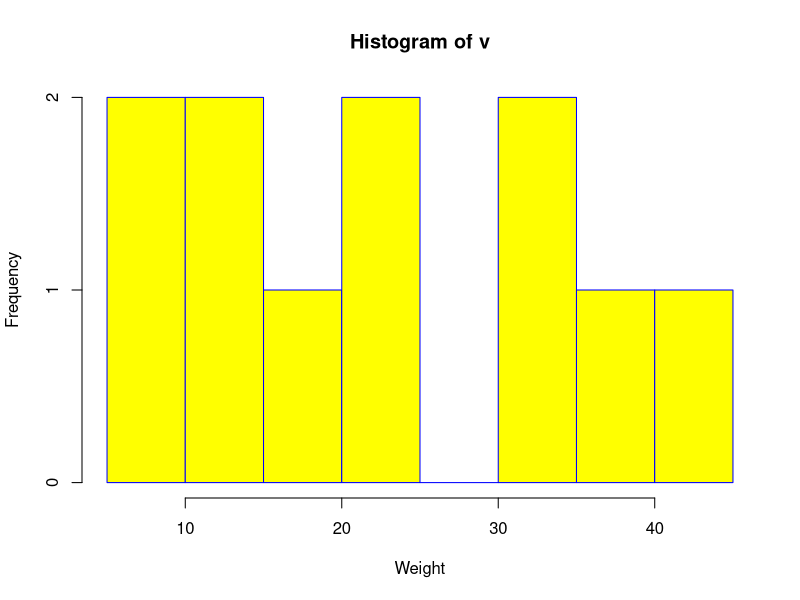
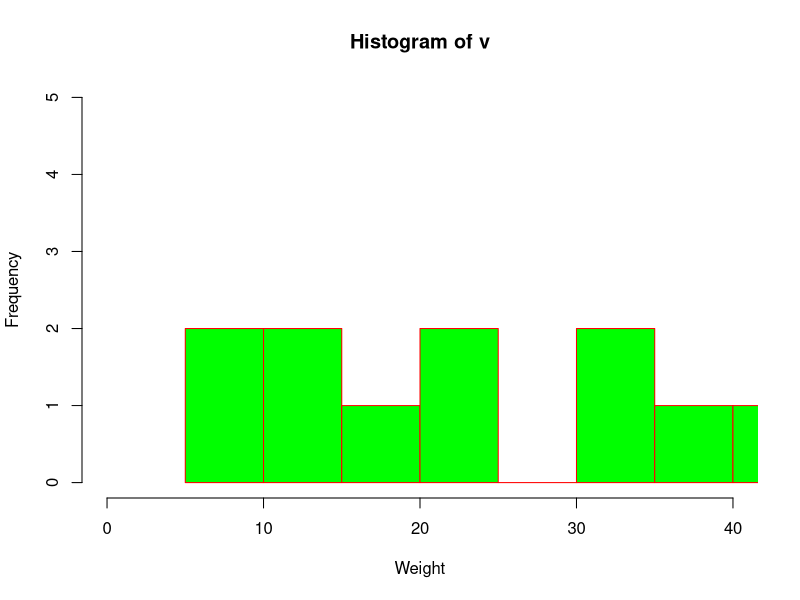

R code for these plots, in order:
# Mean : mean(x,trim=0,na.rm=FALSE)
# Median : median(x,trim=0,na.rm=FALSE)
# Mode : crt_func <- unique() var[which.max(tabulate(match(v,var)))]
# getMode <- function(x){
# 	var <- unique(x)
# 	var[which.max(tabulate(match(x,var)))]
# }
# Quartile : quantile(x)
# InterQuartile : IQR(x)
# Range : max(x) - min(x)
# Histogram : hist(v,main,xlab,xlim,ylim,breaks,col,border)
# png(file = "histogram.png")
# hist(v,xlab = "Weight",col = "yellow",border = "blue")
# dev.off()

x <- c(12,7,3,4.2,18,2,54,-21,8,-5)
mean <- mean(x)
print(mean)
# mean > 8.22
x <- c(12,7,3,4.2,18,2,54,-21,8,-5)
median <- median(x)
print(median)
# mean > 5.6
mean_with_trim <- mean(x,trim=0.3) 
print(mean_with_trim)
x <- c(12,7,3,4.2,18,2,54,-21,8,-5,NA)
# (3,1,4) ->sort-> (1,3,4) ->rem_2-> (3)  > 5.55
mean_with_NA1 <- mean(x)
mean_with_NA2 <- mean(x,na.rm=TRUE)
print(mean_with_NA1)
# > NA
print(mean_with_NA2)
# > 8.22

getMode <- function(x){
	var <- unique(x)
	var[which.max(tabulate(match(x,var)))]
}
x <- c(2,1,3,2,4,2,1)
y <- c('a','t','3','a')
mode_num <- getMode(x)
mode_chr <- getMode(y)
print(mode_num)
print(mode_chr)

x <- c(20, 19, 21, 22, 23, 24, 25, 27, 26)

quantile(x)
IQR(x)
max(x) - min(x)

v <- c(9,13,21,8,36,22,12,41,31,33,19)
png(file = "histogram.png")
hist(v,xlab = "Weight",col = "yellow",border = "blue")
dev.off()

v <- c(9,13,21,8,36,22,12,41,31,33,19)
png(file = "histogram_lim_breaks.png")
hist(v,xlab = "Weight",col = "green",border = "red", xlim = c(0,40), ylim = c(0,5),breaks = 5)
dev.off()